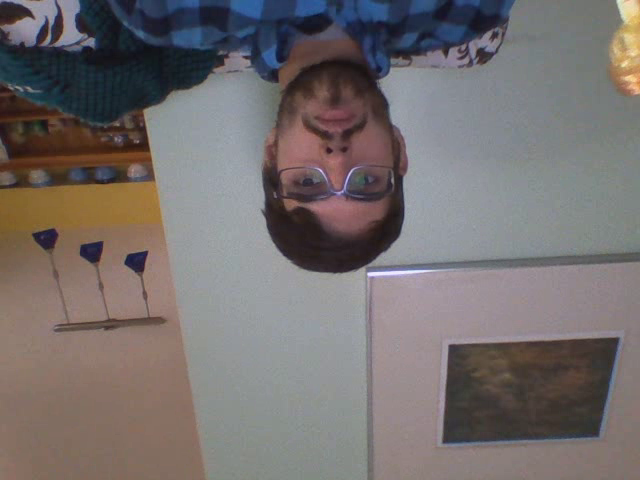
#> input picture frame 14 of output.avi, 640 x 480 px
$ python meanshift.py
#> lines starting #> are read from the running program, lines starting #| are printed output that depends on the picture; after the words box and inside, x2 and y2 are one past the last pixel; in counts of white or black regions, pixels touching at a corner belong together
import numpy as np
import cv2

cap = cv2.VideoCapture('output.avi')

ret,frame = cap.read()
#> frame is the input picture: shape (480, 640, 3); mean B, G, R 110.1, 110.5, 116.9

r,h,c,w = 100,80,190,80
track_window = (c,r,w,h)

roi = frame[r:r+h, c:c+w]
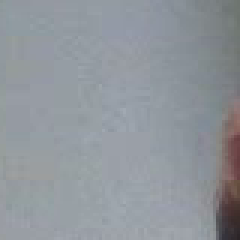
#> roi: shape (80, 80, 3) (shown 3 times larger); mean B, G, R 155.7, 149.8, 144.4
hsv_roi = cv2.cvtColor(frame, cv2.COLOR_BGR2HSV)
#> hsv_roi: shape (480, 640, 3); mean H, S, V 74.5, 50.3, 123.8
mask = cv2.inRange(hsv_roi, np.array((0., 60., 32.)), np.array((180.,255.,255.)))
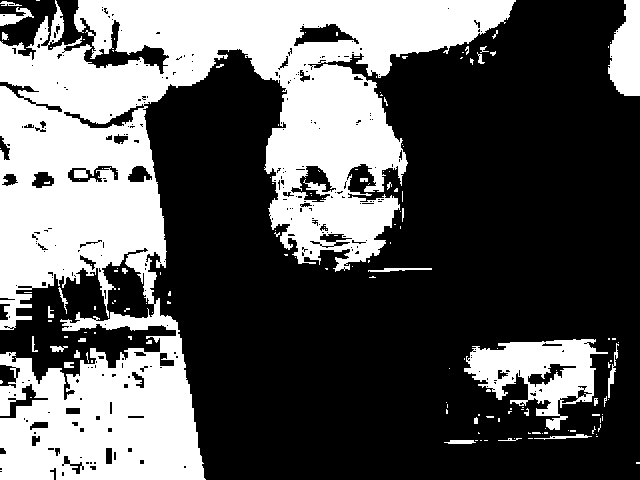
#> mask: shape (480, 640); 36.1% white; 154 white regions (125 under 20 px), largest, box (x1, y1, x2, y2) and area: (0, 0, 516, 480) 100336, (464, 339, 608, 430) 6119, (608, 0, 640, 96) 2306

roi_hist = cv2.calcHist([hsv_roi], [0], mask, [180], [0,180])
#> roi_hist = 180 values, max 12874 at index 11, min 0 at index 29, mean 616.6
cv2.normalize(roi_hist,roi_hist,0,255,cv2.NORM_MINMAX)

term_crit = (cv2.TERM_CRITERIA_EPS | cv2.TERM_CRITERIA_COUNT, 10, 1)

while(1):
    ret, frame = cap.read()

    if ret == True:
        if cv2.waitKey(1) & 0xFF == ord('p'):
#> (key Esc is pressed here)
            paused = True
            while(paused):
                if cv2.waitKey(1) & 0xFF == ord('c'):
                    paused = False

        hsv = cv2.cvtColor(frame, cv2.COLOR_BGR2HSV)
#> hsv: shape (480, 640, 3); mean H, S, V 73.3, 50.3, 123.6
        dst = cv2.calcBackProject([hsv],[0],roi_hist,[0,180],1)
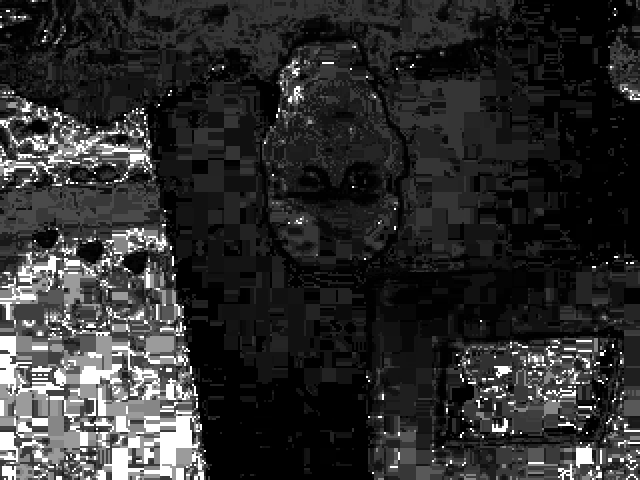
#> dst: shape (480, 640); min 0, max 255, mean 46.1

        ret, track_window = cv2.meanShift(dst, track_window, term_crit)
#> ret = 9; track_window = (180, 99, 80, 80)

        x, y, w, h = track_window
#> x = 180; y = 99; w = 80; h = 80

        img2 = cv2.rectangle(frame, (x,y), (x+w,y+h), 255, 2)
        cv2.imshow('img2', img2)

        k = cv2.waitKey(60) & 0xff
#> (key Esc is pressed here)
        if k == 27:
            break
        else:
            cv2.imwrite(chr(k)+".jpg",img2)

    else:
        break

cv2.destroyAllWindows()
cap.release()

$ run again, starting later in the video
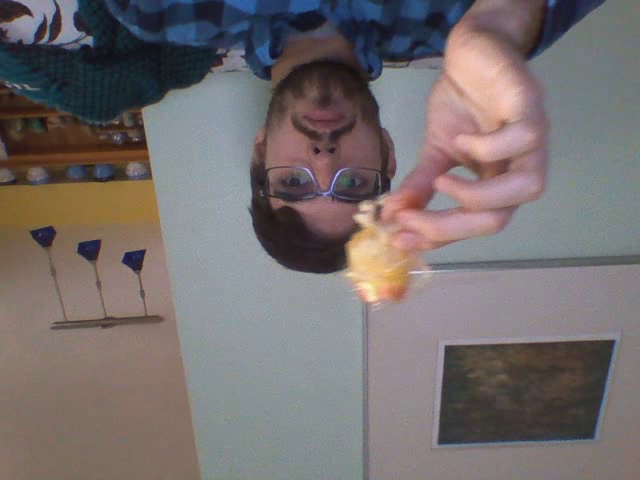
#> input picture frame 64 of output.avi, 640 x 480 px
#> frame is the input picture: shape (480, 640, 3); mean B, G, R 110.4, 110.3, 117.7
#> hsv_roi: shape (480, 640, 3); mean H, S, V 78.3, 53.9, 125.5
#> `mask = cv2.inRange(hsv_roi, np.array((0., 60., 32.)), np.array((180.,2..`:
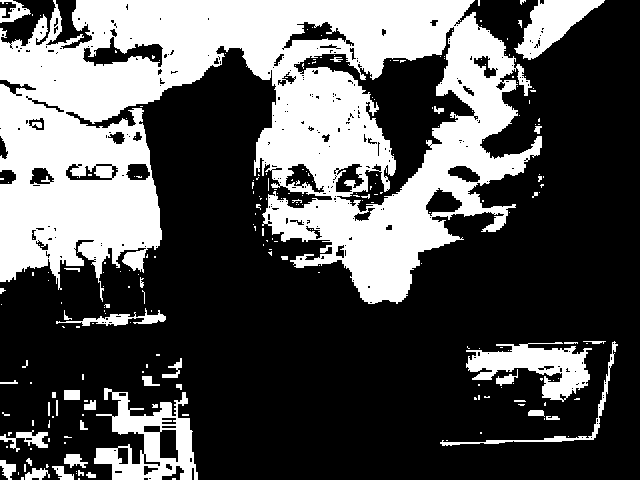
#> mask: shape (480, 640); 33.9% white; 239 white regions (195 under 20 px), largest, box (x1, y1, x2, y2) and area: (0, 0, 542, 304) 88230, (94, 388, 198, 480) 4443, (466, 342, 592, 402) 3582
#> roi_hist = 180 values, max 4844 at index 12, min 0 at index 26, mean 578.3
#> hsv: shape (480, 640, 3); mean H, S, V 78.2, 53.7, 125.4
#> `dst = cv2.calcBackProject([hsv],[0],roi_hist,[0,180],1)`:
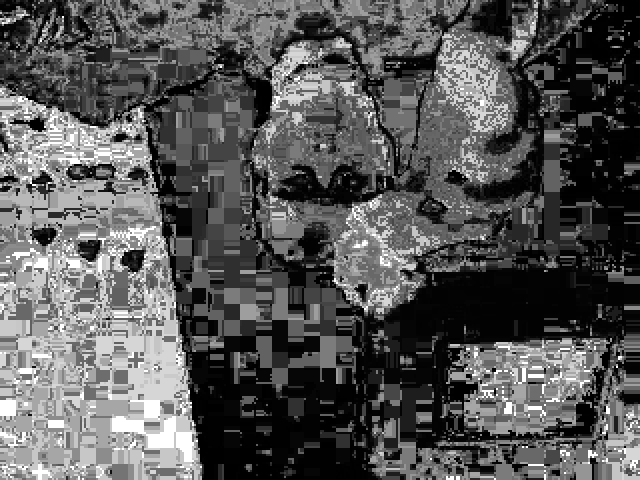
#> dst: shape (480, 640); min 0, max 255, mean 87.1
#> ret = 1; track_window = (190, 101, 80, 80)
#> x = 190; y = 101; w = 80

$ run again, starting later in the video
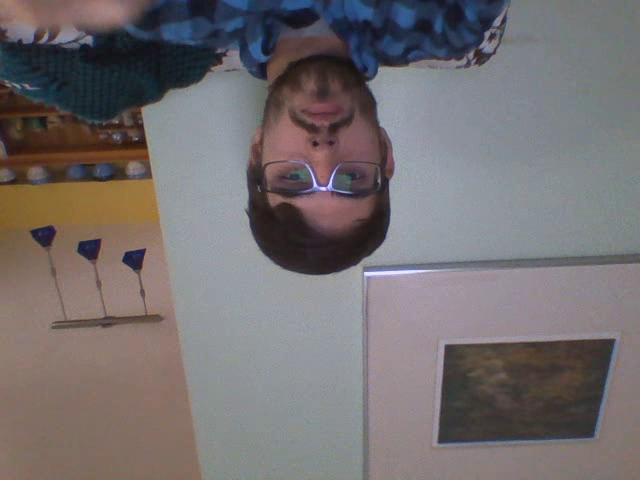
#> input picture frame 114 of output.avi, 640 x 480 px
#> frame is the input picture: shape (480, 640, 3); mean B, G, R 111.9, 110.6, 116.1
#> hsv_roi: shape (480, 640, 3); mean H, S, V 80.8, 48.6, 123.7
#> `mask = cv2.inRange(hsv_roi, np.array((0., 60., 32.)), np.array((180.,2..`:
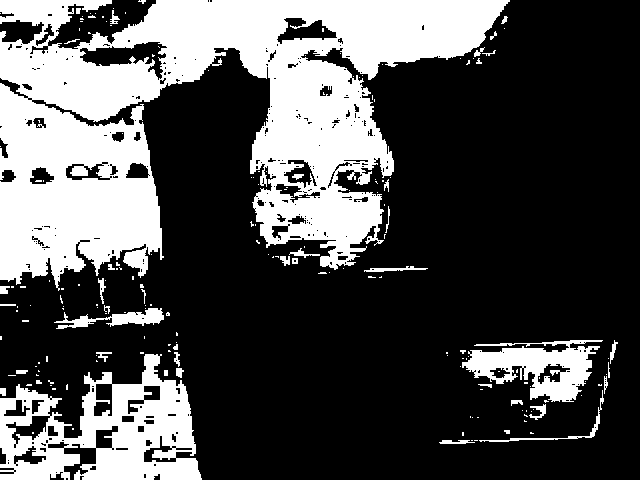
#> mask: shape (480, 640); 30.8% white; 188 white regions (146 under 20 px), largest, box (x1, y1, x2, y2) and area: (0, 0, 510, 291) 73101, (0, 354, 202, 480) 13492, (462, 340, 603, 402) 4377
#> roi_hist = 180 values, max 6570 at index 10, min 0 at index 27, mean 526
#> hsv: shape (480, 640, 3); mean H, S, V 80.5, 48.9, 123.1
#> `dst = cv2.calcBackProject([hsv],[0],roi_hist,[0,180],1)`:
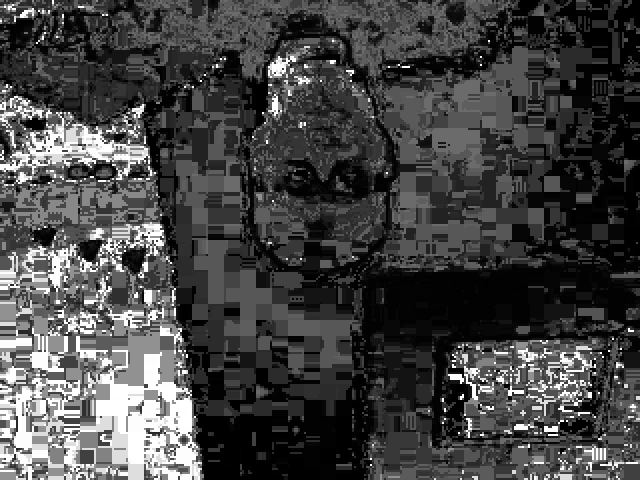
#> dst: shape (480, 640); min 0, max 255, mean 68.5
#> ret = 10; track_window = (169, 123, 80, 80)
#> x = 169; y = 123; w = 80
